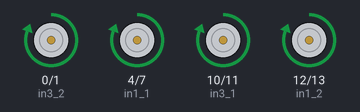
This sketch was run on a simulated Arduino Uno, built with avr-gcc and run on an emulated ATmega328P. On the bench: motor-driver pin pairs drawn as motors (green arrow = first pin HIGH = forward, orange = second pin HIGH = backward, longer = more drive).

Above: at 1.0 s.
At 3.0 s:
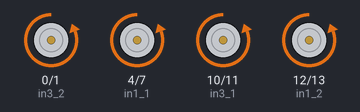
At 4.5 s:
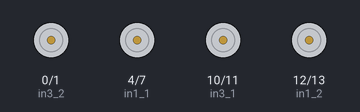
Timing chart, 0 to 6.5 s (numbered marks = the images above):
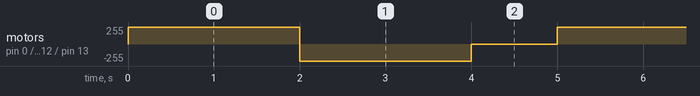

The sketch:

l298n.ino
```cpp
// Motor Driver 1
// Motor A connections
int in1_1 = 4;
int in2_1 = 7;
// Motor B connections
int in3_1 = 10;
int in4_1 = 11;

// Motor Driver 2
// Motor C connections
int in1_2 = 12;
int in2_2 = 13;
// Motor D connections
int in3_2 = 0;
int in4_2 = 1;

// char b;

void setup() {
	pinMode(in1_1, OUTPUT);
	pinMode(in2_1, OUTPUT);
	pinMode(in3_1, OUTPUT);
	pinMode(in4_1, OUTPUT);

	pinMode(in1_2, OUTPUT);
	pinMode(in2_2, OUTPUT);
	pinMode(in3_2, OUTPUT);
	pinMode(in4_2, OUTPUT);

	// Turn off motors - Initial state
	digitalWrite(in1_1, LOW);
	digitalWrite(in2_1, LOW);
	digitalWrite(in3_1, LOW);
	digitalWrite(in4_1, LOW);

	digitalWrite(in1_2, LOW);
	digitalWrite(in2_2, LOW);
	digitalWrite(in3_2, LOW);
	digitalWrite(in4_2, LOW);

  // Serial.begin(9600);
}

// m: A,B cw
// n: A,B acw
// o: C,D cw
// p: C,D acw

void loop() {
  // b = Serial.read();
	directionControl();
	delay(1000);
}

// Control spinning direction of motors
void directionControl() {

	// Turn on motors -- 1010
	digitalWrite(in1_1, HIGH);
	digitalWrite(in2_1, LOW);
	digitalWrite(in3_1, HIGH);
	digitalWrite(in4_1, LOW);

	digitalWrite(in1_2, HIGH);
	digitalWrite(in2_2, LOW);
	digitalWrite(in3_2, HIGH);
	digitalWrite(in4_2, LOW);

	delay(2000);

	// Flip directions -- 0101
	digitalWrite(in1_1, LOW);
	digitalWrite(in2_1, HIGH);
	digitalWrite(in3_1, LOW);
	digitalWrite(in4_1, HIGH);

	digitalWrite(in1_2, LOW);
	digitalWrite(in2_2, HIGH);
	digitalWrite(in3_2, LOW);
	digitalWrite(in4_2, HIGH);

	delay(2000);

	// Turn off motors -- 0000
	digitalWrite(in1_1, LOW);
	digitalWrite(in2_1, LOW);
	digitalWrite(in3_1, LOW);
	digitalWrite(in4_1, LOW);
  // Turn off motors -- 0000
	digitalWrite(in1_2, LOW);
	digitalWrite(in2_2, LOW);
	digitalWrite(in3_2, LOW);
	digitalWrite(in4_2, LOW);
}
```

Measured:
- by itself, motor on pin 0 (in3_2) / pin 1 (in4_2), motor on pin 4 (in1_1) / pin 7 (in2_1), motor on pin 10 (in3_1) / pin 11 (in4_1), motor on pin 12 (in1_2) / pin 13 (in2_2): repeats every 5.0 s: backward 255/255 2.0 s, stopped 1.0 s, forward 255/255 2.0 s
